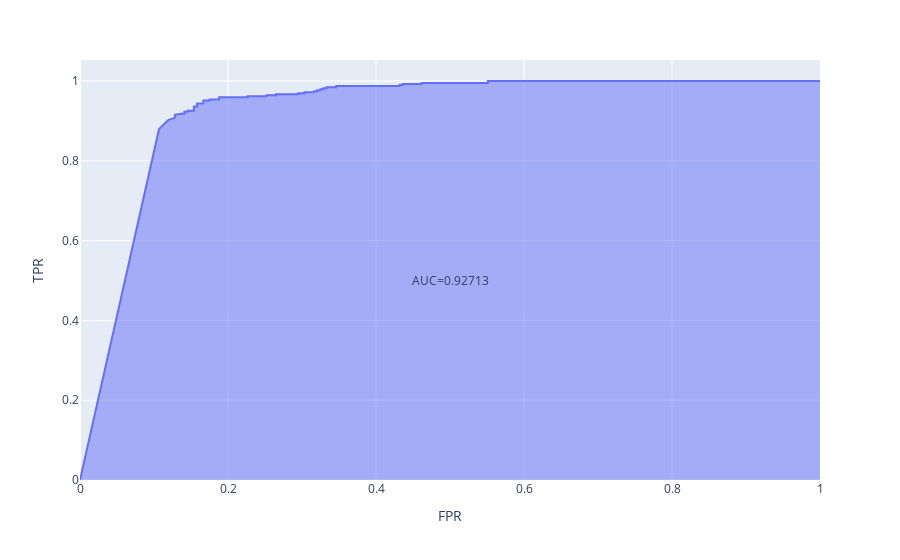

This figure's notebook cell:
### Code cell
datagen = ImageDataGenerator(
    preprocessing_function = resnet_v2.preprocess_input,
)
test_generator = datagen.flow_from_directory(
    './dataset/test',
    target_size=(256, 256),
    batch_size=64,
    class_mode='binary',
    shuffle=False
)

y_pred = final_model.predict(test_generator)
y_true = test_generator.classes
    
fpr, tpr, thresholds = roc_curve(y_true, y_pred)
roc_df = pd.DataFrame({
    'FPR': fpr,
    'TPR': tpr,
    'Thresholds': thresholds
})
    
fig = px.area(roc_df, x = 'FPR', y = 'TPR', hover_data=['Thresholds'])
auc_score = roc_auc_score(y_true, y_pred)
fig.add_annotation(x=0.5, y=0.5, text=f'AUC={auc_score:.5f}', showarrow=False)
fig.show()

### Figure 1 — Plotly figure (JSON) as saved in the notebook; plotly's stock layout.template omitted (floating-point values rounded to 4 significant figures)
{"data": [{"customdata": [[null], [1], [1.0], [1.0], [1.0], [1.0], [1.0], [1.0], [1.0], [1.0], [1.0], [1.0], [1.0], [1.0], [1.0], [1.0], [1.0], [1.0], [1.0], [1.0], [0.9999], [0.9998], [0.9998], [0.999], [0.999], [0.9972], [0.9971], [0.9859], [0.9856], [0.9807], [0.9677], [0.9076], [0.9051], [0.9012], [0.892], [0.8812], [0.8447], [0.8339], [0.8156], [0.7838], [0.7648], [0.7268], [0.7086], [0.1073], [0.1062], [0.09309], [0.06782], [0.02814], [0.02808], [0.0108], [0.008559], [0.001044], [0.0009542], [0.0004015], [0.0003216], [1.679e-24]], "fillpattern": {"shape": ""}, "hovertemplate": "FPR=%{x}<br>TPR=%{y}<br>Thresholds=%{customdata[0]}<extra></extra>", "legendgroup": "", "line": {"color": "#636efa"}, "marker": {"symbol": "circle"}, "mode": "lines", "name": "", "orientation": "v", "showlegend": false, "stackgroup": "1", "type": "scatter", "x": [0, 0.1068, 0.1197, 0.1282, 0.1282, 0.1282, 0.1368, 0.141, 0.141, 0.1453, 0.1453, 0.1538, 0.1538, 0.1581, 0.1581, 0.1667, 0.1667, 0.1752, 0.1752, 0.188, 0.188, 0.2265, 0.2265, 0.2521, 0.2521, 0.265, 0.265, 0.2949, 0.2949, 0.3034, 0.3034, 0.3162, 0.3162, 0.3205, 0.3205, 0.3248, 0.3248, 0.3291, 0.3291, 0.3333, 0.3333, 0.3462, 0.3462, 0.4316, 0.4316, 0.4359, 0.4359, 0.4615, 0.4615, 0.4957, 0.5128, 0.5513, 0.5513, 0.5726, 0.5812, 1], "xaxis": "x", "y": [0, 0.8795, 0.9026, 0.9077, 0.9128, 0.9154, 0.9179, 0.9179, 0.9231, 0.9231, 0.9256, 0.9256, 0.9359, 0.9359, 0.9436, 0.9436, 0.9513, 0.9513, 0.9538, 0.9538, 0.959, 0.959, 0.9615, 0.9615, 0.9641, 0.9641, 0.9667, 0.9667, 0.9692, 0.9692, 0.9718, 0.9718, 0.9744, 0.9744, 0.9769, 0.9769, 0.9795, 0.9795, 0.9821, 0.9821, 0.9846, 0.9846, 0.9872, 0.9872, 0.9897, 0.9897, 0.9923, 0.9923, 0.9949, 0.9949, 0.9949, 0.9949, 1, 1, 1, 1], "yaxis": "y"}], "layout": {"annotations": [{"showarrow": false, "text": "AUC=0.92713", "x": 0.5, "y": 0.5}], "legend": {"tracegroupgap": 0}, "margin": {"t": 60}, "xaxis": {"anchor": "y", "domain": [0, 1], "title": {"text": "FPR"}}, "yaxis": {"anchor": "x", "domain": [0, 1], "title": {"text": "TPR"}}}}
